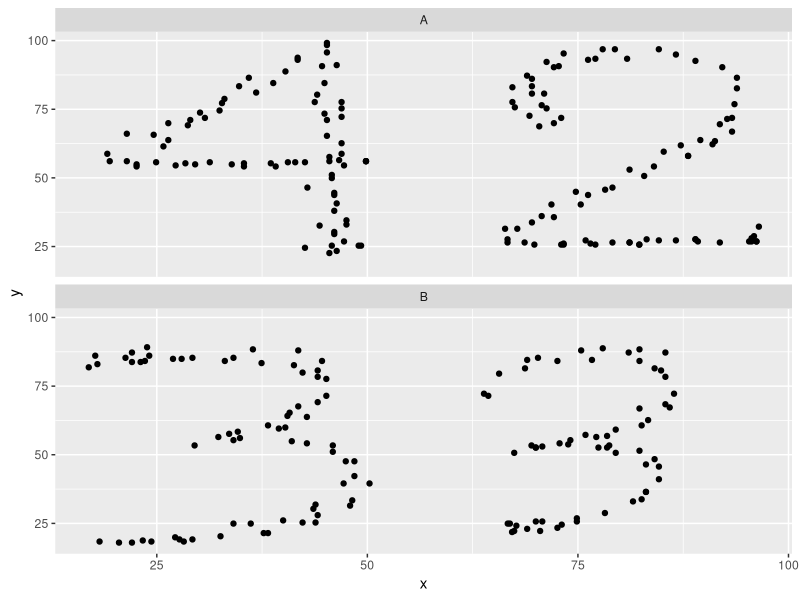

Write the R code that produced this figure.
## ---- chunk 1

library(tidyverse)

df <- read_tsv(file = "t4.dataset.bad_data_permutation.tsv")

## ---- chunk 2

answer <- tibble()
result <- nrow(df)

answer <- rbind(answer,tibble(
  question    = "1", 
  true_answer = nrow(df), 
  type        = "numeric",
  points      = 1,
  tolerance   = 0.1))

answer <- rbind(answer,tibble(
  question    = "2", 
  true_answer = sum(df$group=="A"),
  type        = "numeric",
  points      = 1,
  tolerance   = 0.1))

df2 <- df %>% filter(group=="A")

answer <- rbind(answer,tibble(
  question    = "3", 
  true_answer = mean(df2$x), 
  type        = "numeric",
  points      = 2,
  tolerance   = 0.1))

g1 <- df %>% filter(group=="A")
g2 <- df %>% filter(group=="B")
result <- abs(mean(g1$x)-mean(g2$x))

answer <- rbind(answer,tibble(
  question    = "4", 
  true_answer = result, 
  type        = "numeric",
  points      = 2,
  tolerance   = 0.01))

answer

## ---- chunk 3

ggplot(df, aes(x=x, y=y)) + 
  geom_point() +
  facet_wrap(~group, ncol=1) +
  NULL
  
answer <- rbind(answer, tibble(
  question    = "5", 
  true_answer = 42, 
  type        = "numeric",
  points      = 2,
  tolerance   = 0.01)
  )

answer <- rbind(answer, tibble(
  question    = "6", 
  true_answer = 33, 
  type        = "numeric",
  points      = 2,
  tolerance   = 0.01)
  )

## ---- chunk 4

groupA <- df %>% filter(group=="A")
groupB <- df %>% filter(group=="B")

t.test(x = groupA$x,y = groupB$x, var.equal = T)

## ---- chunk 5

groupA <- df %>% filter(group=="A")
groupB <- df %>% filter(group=="B")
x <- t.test(x = groupA$x,y = groupB$x, var.equal = T)

answer <- rbind(answer, tibble(
  question    = "7", 
  true_answer = x$p.value, 
  type        = "numeric",
  points      = 3,
  tolerance   = 0.01)
)

## ---- chunk 6

set.seed(0)
permuted   <- rep(NA, 100)
for (i in 1:length(permuted)) {
  xvalues <- sample(df$x)
  g1 <- mean(xvalues[df$group=="A"])
  g2 <- mean(xvalues[df$group=="B"])
  permuted[i] <- abs(g1 - g2)
}

permuted

## ---- chunk 7

xvalues <- df$x
g1 <- mean(xvalues[df$group=="A"])
g2 <- mean(xvalues[df$group=="B"])
observed <- abs(g1 - g2)

set.seed(0)
permuted   <- rep(NA, 100)
for (i in 1:length(permuted)) {
  xvalues <- sample(df$x)
  g1 <- mean(xvalues[df$group=="A"])
  g2 <- mean(xvalues[df$group=="B"])
  permuted[i] <- abs(g1 - g2)
}

result <- sum(permuted >= observed)

answer <- rbind(answer, tibble(
  question    = "8", 
  true_answer = result, 
  type        = "numeric",
  points      = 3,
  tolerance   = 0.1)
)

## ---- chunk 8

xvalues <- df$x
g1 <- mean(xvalues[df$group=="A"])
g2 <- mean(xvalues[df$group=="B"])
observed <- abs(g1 - g2)

set.seed(0)
permuted   <- rep(NA, 5000)
for (i in 1:length(permuted)) {
  xvalues <- sample(df$x)
  g1 <- mean(xvalues[df$group=="A"])
  g2 <- mean(xvalues[df$group=="B"])
  permuted[i] <- abs(g1 - g2)
}

pvalue <- (sum(permuted >= observed) +1 ) / ( length(permuted) +1)

answer <- rbind(answer, tibble(
  question    = "9", 
  true_answer = pvalue, 
  type        = "numeric",
  points      = 3,
  tolerance   = 0.01)
)

## ---- chunk 9

topic             <- "t4"  # If you change this to e.g. 2 - you should search & replace all >Q4. with >Q2.
topic_description <- "# Bad data and permutations"
file_description  <- "bad_data_permutation"

## ---- chunk 10

answer

## ---- chunk 11

answer$question   <- paste(topic, ".", answer$question, sep="") # Reformat column

# Save answer sheet for students to fill out (including points)
x <- paste("answer$", answer$question, " = NA # (",answer$points," points)",sep="")

answer_filename <- paste("exam_answer_sheet.",topic, ".", file_description, ".txt", sep="")
write_lines(topic_description, path = answer_filename)
write_lines(x, path =answer_filename, append = T)

# Save answer key for grading
key_filename <- paste("answer.key.",topic, ".", file_description, ".tsv", sep="")
write_tsv(x = answer, path = key_filename)

